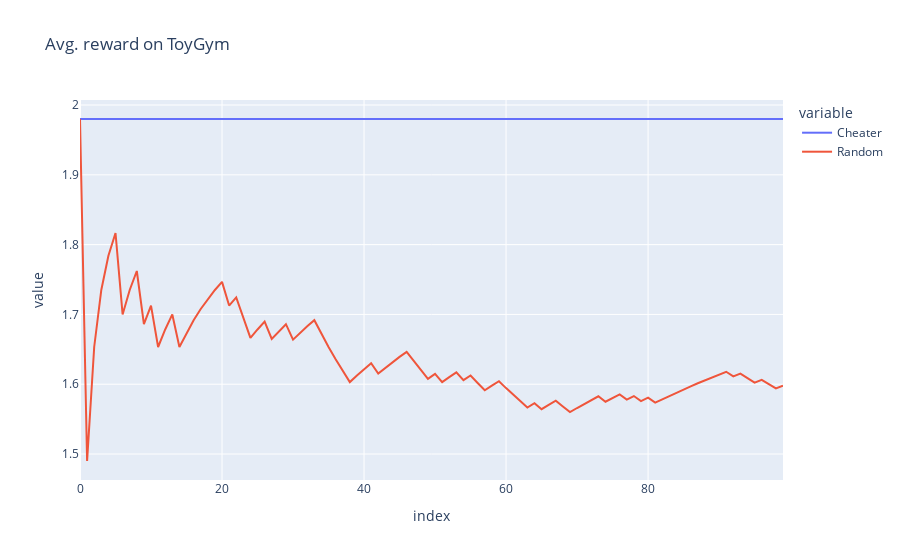

The notebook cell this image was saved under:
### Code cell
class Cheater(Agent):
    def __init__(self, env: DiscreteEnviroGym, config: AgentConfig = defaultConfig, gamma=0.99, seed=0):
        super().__init__(env, config, gamma, seed)
        self.optimal_policy = find_optimal_policy(env.unwrapped.env, gamma)

    def get_action(self, obs):
        return self.optimal_policy[obs]


env_toy = gym.make("ToyGym-v0")
agents_toy: List[Agent] = [Cheater(env_toy), Random(env_toy)]
returns_list = []
names_list = []
for agent in agents_toy:
    returns = agent.train(n_runs=100)
    returns_list.append(utils.cummean(returns))
    names_list.append(agent.name)

line(returns_list, names=names_list, title=f"Avg. reward on {env_toy.spec.name}")

### Figure 1 — Plotly figure (JSON) as saved in the notebook; plotly's stock layout.template omitted (floating-point values rounded to 4 significant figures)
{"data": [{"hovertemplate": "variable=wide_variable_0<br>index=%{x}<br>value=%{y}<extra></extra>", "legendgroup": "wide_variable_0", "line": {"color": "#636efa", "dash": "solid"}, "marker": {"symbol": "circle"}, "mode": "lines", "name": "Cheater", "orientation": "v", "showlegend": true, "type": "scatter", "x": [0, 1, 2, 3, 4, 5, 6, 7, 8, 9, 10, 11, 12, 13, 14, 15, 16, 17, 18, 19, 20, 21, 22, 23, 24, 25, 26, 27, 28, 29, 30, 31, 32, 33, 34, 35, 36, 37, 38, 39, 40, 41, 42, 43, 44, 45, 46, 47, 48, 49, 50, 51, 52, 53, 54, 55, 56, 57, 58, 59, 60, 61, 62, 63, 64, 65, 66, 67, 68, 69, 70, 71, 72, 73, 74, 75, 76, 77, 78, 79, 80, 81, 82, 83, 84, 85, 86, 87, 88, 89, 90, 91, 92, 93, 94, 95, 96, 97, 98, 99], "xaxis": "x", "y": [1.98, 1.98, 1.98, 1.98, 1.98, 1.98, 1.98, 1.98, 1.98, 1.98, 1.98, 1.98, 1.98, 1.98, 1.98, 1.98, 1.98, 1.98, 1.98, 1.98, 1.98, 1.98, 1.98, 1.98, 1.98, 1.98, 1.98, 1.98, 1.98, 1.98, 1.98, 1.98, 1.98, 1.98, 1.98, 1.98, 1.98, 1.98, 1.98, 1.98, 1.98, 1.98, 1.98, 1.98, 1.98, 1.98, 1.98, 1.98, 1.98, 1.98, 1.98, 1.98, 1.98, 1.98, 1.98, 1.98, 1.98, 1.98, 1.98, 1.98, 1.98, 1.98, 1.98, 1.98, 1.98, 1.98, 1.98, 1.98, 1.98, 1.98, 1.98, 1.98, 1.98, 1.98, 1.98, 1.98, 1.98, 1.98, 1.98, 1.98, 1.98, 1.98, 1.98, 1.98, 1.98, 1.98, 1.98, 1.98, 1.98, 1.98, 1.98, 1.98, 1.98, 1.98, 1.98, 1.98, 1.98, 1.98, 1.98, 1.98], "yaxis": "y"}, {"hovertemplate": "variable=wide_variable_1<br>index=%{x}<br>value=%{y}<extra></extra>", "legendgroup": "wide_variable_1", "line": {"color": "#EF553B", "dash": "solid"}, "marker": {"symbol": "circle"}, "mode": "lines", "name": "Random", "orientation": "v", "showlegend": true, "type": "scatter", "x": [0, 1, 2, 3, 4, 5, 6, 7, 8, 9, 10, 11, 12, 13, 14, 15, 16, 17, 18, 19, 20, 21, 22, 23, 24, 25, 26, 27, 28, 29, 30, 31, 32, 33, 34, 35, 36, 37, 38, 39, 40, 41, 42, 43, 44, 45, 46, 47, 48, 49, 50, 51, 52, 53, 54, 55, 56, 57, 58, 59, 60, 61, 62, 63, 64, 65, 66, 67, 68, 69, 70, 71, 72, 73, 74, 75, 76, 77, 78, 79, 80, 81, 82, 83, 84, 85, 86, 87, 88, 89, 90, 91, 92, 93, 94, 95, 96, 97, 98, 99], "xaxis": "x", "y": [1.98, 1.49, 1.653, 1.735, 1.784, 1.817, 1.7, 1.735, 1.762, 1.686, 1.713, 1.653, 1.678, 1.7, 1.653, 1.674, 1.692, 1.708, 1.722, 1.735, 1.747, 1.713, 1.724, 1.694, 1.666, 1.678, 1.69, 1.665, 1.676, 1.686, 1.664, 1.674, 1.683, 1.692, 1.672, 1.653, 1.636, 1.619, 1.603, 1.612, 1.621, 1.63, 1.615, 1.624, 1.632, 1.639, 1.646, 1.633, 1.62, 1.608, 1.615, 1.603, 1.61, 1.617, 1.606, 1.613, 1.602, 1.591, 1.598, 1.604, 1.594, 1.585, 1.576, 1.567, 1.573, 1.564, 1.57, 1.576, 1.568, 1.56, 1.566, 1.572, 1.577, 1.583, 1.575, 1.58, 1.585, 1.578, 1.583, 1.576, 1.581, 1.574, 1.579, 1.583, 1.588, 1.593, 1.597, 1.601, 1.606, 1.61, 1.614, 1.618, 1.611, 1.615, 1.609, 1.602, 1.606, 1.6, 1.594, 1.598], "yaxis": "y"}], "layout": {"hovermode": "x unified", "legend": {"title": {"text": "variable"}, "tracegroupgap": 0}, "title": {"text": "Avg. reward on ToyGym"}, "xaxis": {"anchor": "y", "domain": [0, 1], "title": {"text": "index"}}, "yaxis": {"anchor": "x", "domain": [0, 1], "title": {"text": "value"}}}}
